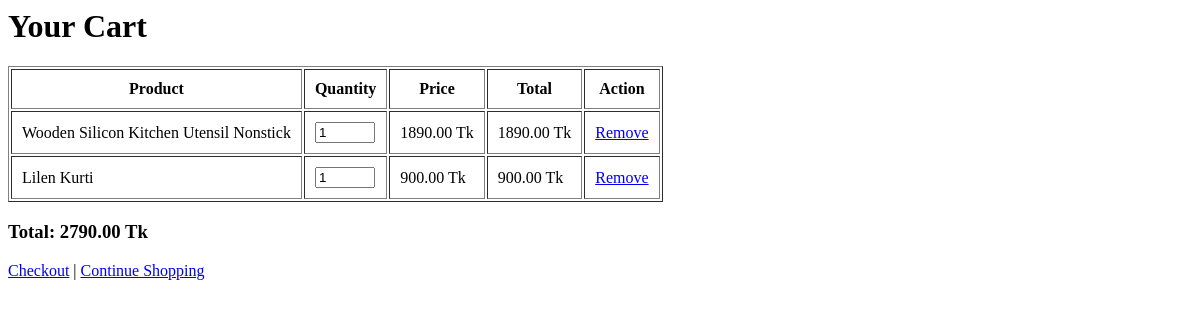
The page /cart/ (signed in) on the database as committed earlier.
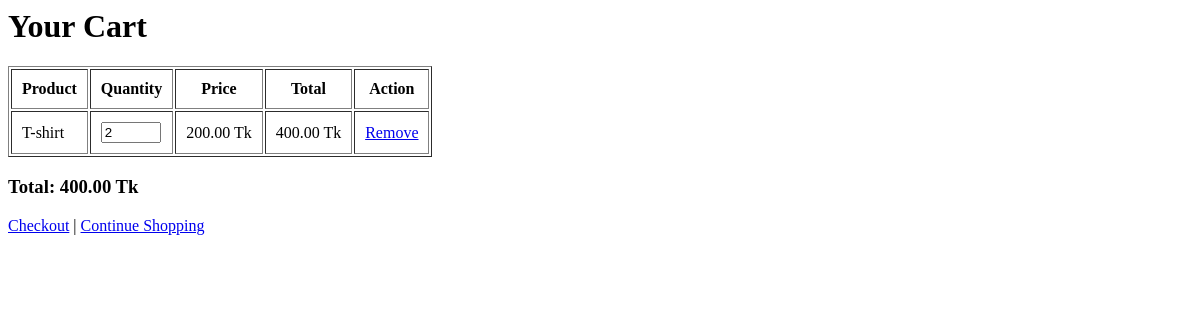
The same page on the database as committed later.
### store/models.py (models this page shows, shortened)
class CartItem(models.Model):
    user = models.ForeignKey(User, on_delete=models.CASCADE)
    product = models.ForeignKey(Product, on_delete=models.CASCADE)
    quantity = models.PositiveIntegerField(default=1)
    def total_price(self):
        return self.product.price * self.quantity

class Product(models.Model):
    name = models.CharField(max_length=200)
    price = models.DecimalField(max_digits=10, decimal_places=2)
    category = models.ForeignKey(Category, on_delete=models.CASCADE, related_name='products', null=True, blank=True)
    description = models.TextField(blank=True)
    image = models.ImageField(upload_to='products/', blank=True, null=True)  # ✅ নতুন লাইন

### store/views.py (the view)
# urls.py: path('cart/', views.view_cart, name='view_cart'),
@login_required
def view_cart(request):
    cart_items = CartItem.objects.filter(user=request.user)
    total = sum(item.total_price() for item in cart_items)
    return render(request, 'store/cart.html', {'cart_items': cart_items, 'total': total})

### store/templates/store/cart.html (shortened to what this page needs)
<h1>Your Cart</h1>
{% if cart_items %}
<table border="1" cellpadding="10">
    <tr>
        <th>Product</th>
        <th>Quantity</th>
        <th>Price</th>
        <th>Total</th>
        <th>Action</th>
    </tr>
    {% for item in cart_items %}
    <tr>
        <td>{{ item.product.name }}</td>
        <td>
            <input type="number" class="quantity-input" data-cart-item-id="{{ item.id }}" value="{{ item.quantity }}" min="1" style="width: 60px;">
        </td>
        <td>{{ item.product.price }} Tk</td>
        <td class="item-total">{{ item.total_price }} Tk</td>
        <td>
          <a href="{% url 'remove_from_cart' item.id %}" onclick="return confirm('Are you sure you want to remove this item?');">Remove</a>
        </td>
    </tr>
    {% endfor %}
</table>
<h3 id="cart-total">Total: {{ total }} Tk</h3>
<a href="{% url 'checkout' %}">Checkout</a> | <a href="{% url 'home' %}">Continue Shopping</a>
{% else %}
<p>Your cart is empty.</p>
<a href="{% url 'home' %}">Shop now</a>
{% endif %}

Rows that differ between the two databases and show on the page:
removed CartItem: product.name "Wooden Silicon Kitchen Utensil Nonstick", id "1", product.price "1890.00", total_price "1890.00"
removed CartItem: product.name "Lilen Kurti", quantity "1", product.price "900.00", total_price "900.00"
added CartItem: product.name "T-shirt", quantity "2", product.price "200.00", total_price "400.00"
Other text that changed with them:
{{ total }}: "2790.00" → "400.00"
